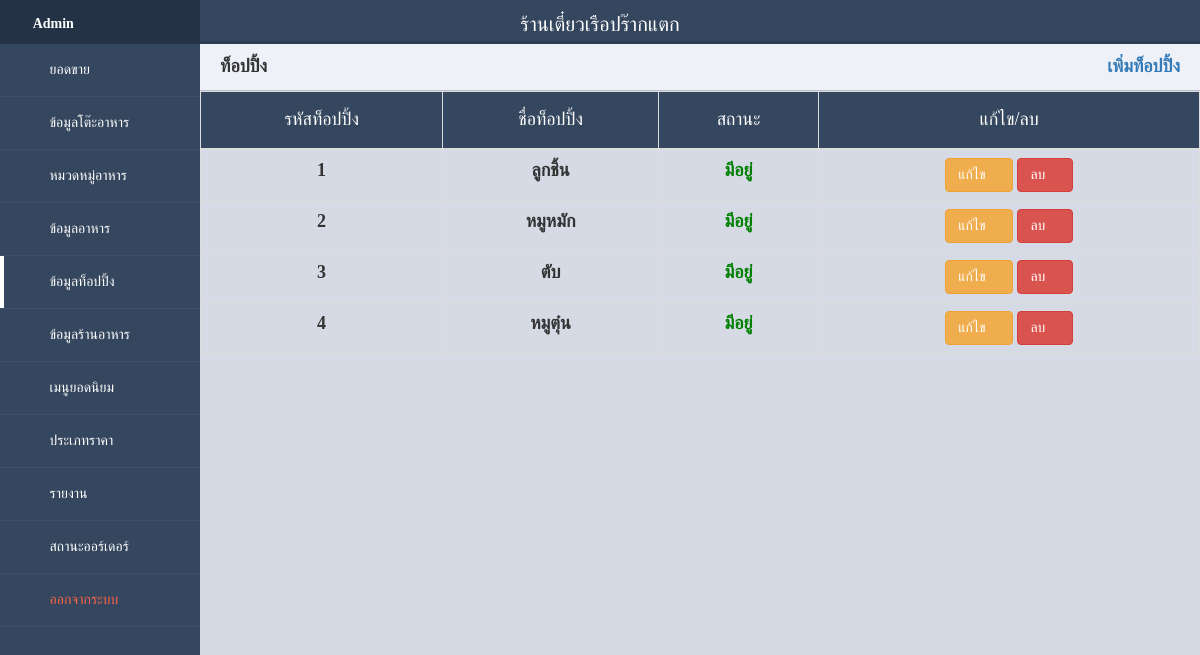
Page /admin/index.php?page=food_topping on the committed database.
### tables this page shows
CREATE TABLE `restaurant` (
  `id_restaurant` int(11) NOT NULL,
  `restaurant_name` varchar(100) NOT NULL,
  `restaurant_address` text NOT NULL,
  `restaurant_tel` varchar(10) NOT NULL,
  `restaurant_img` varchar(255) NOT NULL COMMENT 'รูปโลโก้ร้าน'
);

CREATE TABLE `food_topping` (
  `foodtopping_id` int(11) NOT NULL,
  `foodtopping_name` varchar(100) NOT NULL,
  `foodtopping_flag` int(1) NOT NULL
);

CREATE TABLE `foodflag_status` (
  `foodflagstatus_id` int(11) NOT NULL,
  `foodflagstatus_name` varchar(100) NOT NULL
);

### admin/food_topping.php (the view, shortened to what this page needs)
<div class="title">ท็อปปิ้ง <a href="?page=food_topping_new" class="right"><i class="fa fa-plus-circle" aria-hidden="true"></i> เพิ่มท็อปปิ้ง</a></div>
<table class="table table-hover table-bordered" id="example" width="100%">
    <thead style="background-color: #35475e">
    <tr>
        <th><h4>รหัสท็อปปิ้ง</h4></th>
        <th><h4>ชื่อท็อปปิ้ง</h4></th>
        <th><h4>สถานะ</h4></th>
        <th><h4>แก้ไข/ลบ</h4></th>
    </tr>
    </thead>
    <tbody align="center">
    <?php
		$sql="select * from food_topping inner join foodflag_status on (food_topping.foodtopping_flag=foodflag_status.foodflagstatus_id) ORDER BY foodtopping_id ASC";
		$result=$db->query($sql);
		while($row=$result->fetch_array(MYSQLI_BOTH)){
	?>
        <tr>
            <td><?=$row["foodtopping_id"]?></td>
            <td><?=$row["foodtopping_name"]?></td>
            <?php
            if($row["foodflagstatus_id"] == "1"){
            echo "<td><span style='color:green'>$row[foodflagstatus_name]</span></td>";
            }else if($row["foodflagstatus_id"] == "2"){
            echo "<td><span style='color:red'>$row[foodflagstatus_name]</span></td>";
            }else{
            echo "<td><span style='color:black'>ปิดใช้งาน</span></td>";
            }
            ?>
            <td>
            <form name="myForm" method="POST" action="?page=food_topping_delete">
            <a href="?page=food_topping_edit&foodtopping_id=<?=$row["foodtopping_id"];?>" title="แก้ไข"><span class="btn btn-warning" id="change"> <i class="fa fa-pencil-square-o" aria-hidden="true"></i></span></a>
                <button type="submit" onclick="deleteConfirmation()" class="btn btn-danger delete_data" title="ลบ" name="<?=$row["foodtopping_id"];?>" id="remove"> <i class="fa fa-trash" aria-hidden="true"></i></button>
                </form>
            </td>
        </tr>
        <?php
			}
		?>
    </tbody>
</table>

### admin/index.php (shortened to what this page needs)
<?php include("config.php"); ?>
<!DOCTYPE html>
<html>
	<head>
		<link rel="stylesheet" href="css/bootstrap.min.css">
		<link rel="stylesheet" href="css/main.css">
		<link rel="stylesheet" href="fonts/Mali.css">
		<link rel="stylesheet" href="fonts/font-awesome.min.css">
		<link rel="stylesheet" href="css/ionicons.min.css">
		<link rel="stylesheet" href="css/dataTables.main.css"/>
		<link rel="stylesheet" href="css/jquery.fancybox.min.css" media="screen">
	</head>
	<body>
		<div class="header">
			<?php
			$sql="select * from restaurant";
			$result=$db->query($sql);
			while($row=$result->fetch_array(MYSQLI_BOTH)){
			?>
			<div class="namestore"><?=$row["restaurant_name"]?></div>
			<?php
			}
			?>
		</div>
		<div class="side-nav">
			<div class="logo">
			<i class="fa fa-tachometer">
				<a href="index.php"></i> Admin</a>
			</div>
			<nav>
				<ul>
					<li <?php if($_GET['page']=="main") echo'class="active"'?>>
						<a href="index.php" title="ยอดขาย">
							<span><i class="fa fa-bar-chart"></i></span>
							<span>ยอดขาย</span>
						</a>
					</li>
					<li <?php if($_GET['page']=="datatable") echo'class="active"'?>
						<?php if($_GET['page']=="datatable_edit") echo'class="active"'?>>
						<a href="?page=datatable" title="ข้อมูลโต๊ะอาหาร">
							<span><i class="fa fa-table"></i></span>
							<span>ข้อมูลโต๊ะอาหาร</span>
						</a>
					</li>
					<li <?php if($_GET['page']=="foodcategory") echo'class="active"'?>
					<?php if($_GET['page']=="foodcategory_new") echo'class="active"'?>
					<?php if($_GET['page']=="foodcategory_edit") echo'class="active"'?>>
						<a href="?page=foodcategory" title="หมวดหมู่อาหาร">
							<span><i class="fa fa-th-list"></i></span>
							<span>หมวดหมู่อาหาร</span>
						</a>
					</li>
					<li <?php if($_GET['page']=="foodinformation") echo'class="active"'?>
					<?php if($_GET['page']=="foodinformation_new") echo'class="active"'?>
					<?php if($_GET['page']=="foodinformation_edit") echo'class="active"'?>>
						<a href="?page=foodinformation" title="ข้อมูลอาหาร">
							<span><i class="fa fa-th"></i></span>
							<span>ข้อมูลอาหาร</span>
						</a>
					</li>
					<li <?php if($_GET['page']=="food_topping") echo'class="active"'?>
					<?php if($_GET['page']=="food_topping_new") echo'class="active"'?>
					<?php if($_GET['page']=="food_topping_edit") echo'class="active"'?>>
						<a href="?page=food_topping" title="ข้อมูลอาหาร">
							<span><i class="fa fa-fort-awesome"></i></span>
							<span>ข้อมูลท็อปปิ้ง</span>
						</a>
					</li>
					<li <?php if($_GET['page']=="restaurant") echo'class="active"'?>
					<?php if($_GET['page']=="restaurant_edit") echo'class="active"'?>>
						<a href="?page=restaurant" title="ข้อมูลร้านอาหาร">
							<span><i class="fa fa-cogs"></i></span>
							<span>ข้อมูลร้านอาหาร</span>
						</a>
					</li>
					<li <?php if($_GET['page']=="popularmenu") echo'class="active"'?>>
						<a href="?page=popularmenu" title="เมนูยอดนิยม">
							<span><i class="fa fa-thumbs-up"></i></span>
							<span>เมนูยอดนิยม</span>
						</a>
					</li>
					<li <?php if($_GET['page']=="price_category") echo'class="active"'?>
					<?php if($_GET['page']=="price_category_edit") echo'class="active"'?>>
						<a href="?page=price_category" title="ประเภทราคา">
							<span><i class="fa fa-star-half-o"></i></span>
							<span>ประเภทราคา</span>
						</a>
					</li>
					<li <?php if($_GET['page']=="report") echo'class="active"'?>>
						<a href="?page=report" title="รายงาน">
							<span><i class="fa fa-line-chart"></i></span>
							<span>รายงาน</span>
						</a>
					</li>
					<li <?php if($_GET['page']=="orders") echo'class="active"'?>>
						<a href="?page=orders" title="ออร์เดอร์">
							<span><i class="fa fa-sort"></i></span>
							<span>สถานะออร์เดอร์</span>
						</a>
					</li>
					<li <?php if($_GET['page']=="logout") echo'class="active"'?>>
						<a href="?page=logout" title="ออกจากระบบ">
							<span><i class="fa fa-sign-out"></i></span>
							<span style="color: tomato;">ออกจากระบบ</span>
						</a>
					</li>
				</ul>
			</nav>
		</div>
		<div class="main-content">
		<?php
		if(@$_GET['fd'])
		$file=$_GET['fd']."/".$_GET['page'].".php";
		else
		$file=@$_GET['page'].".php";
		if(is_file($file)){
		require_once("$file");
		}
		else{
		require_once("main.php");
		}
		?>
		</div>
	</body>
</html>

### admin/css/main.css (style rules this page uses)
* { box-sizing: border-box; }
body { margin: 0; padding: 0; font-family: 'Mali', cursive; background-color: #d5dae5; -webkit-font-smoothing: antialiased; -moz-osx-font-smoothing: grayscale; }
.header { position: absolute; width: 100%; z-index: 3; height: 44px; background-color: #fff; border-bottom: 3px solid #2d3d51; }
th { color: #fff; text-align: center; font-size: 14px; }
td { font-size: 10px; font-weight: bold; }
#change::before { content: ""; }
#remove::before { content: ""; }
.namestore { margin-top: 10px; color: #233245; text-align: center; font-size: 20px; }
.logo { height: 44px; padding: 10px; font-weight: 700; }
.side-nav .logo { background-color: #233245; color: #fff; }
.logo i { font-size: 22px; }
.nav-trigger span, .nav-trigger span:before, span:after { width: 20px; height: 2px; background-color: #35475e; position: absolute; }
.side-nav { position: absolute; width: 100%; height: 110vh; background-color: #35475e; z-index: 1; display: none; }
.side-nav ul { margin: 0; padding: 0; }
.side-nav ul li { padding: 16px 16px; border-bottom: 1px solid #3c506a; position: relative; }
.side-nav ul li.active:before { content: ''; position: absolute; width: 4px; height: 100%; top: 0; left: 0; background-color: #fff; }
.side-nav ul li a { color: #fff; display: block; text-decoration: none; }
.side-nav ul li i { color: #0497df; min-width: 20px; text-align: center; }
.side-nav ul li span:nth-child(2) { margin-left: 10px; font-size: 14px; }
.main-content { padding: 40px; margin-top: 0; padding: 0; padding-top: 44px; height: 100%; overflow: scroll; }
.main-content .title { background-color: #eef1f7; border-bottom: 1px solid #b8bec9; padding: 10px 20px; font-weight: 700; color: #333; font-size: 18px; }
@media screen and (min-width: 600px) { th { color: #fff; text-align: center; font-size: 14px; } }
@media screen and (min-width: 600px) { td { font-size: 18px; font-weight: bold; } }
@media screen and (min-width: 600px) { #change::before { content: "แก้ไข"; } }
@media screen and (min-width: 600px) { #remove::before { content: "ลบ"; } }
@media screen and (min-width: 600px) { .namestore { margin-top: 10px; color: #fff; text-align: center; font-size: 20px; } }
@media screen and (min-width: 600px) { .header { background-color: #35475e; z-index: 1; } }
@media screen and (min-width: 600px) { .nav-trigger span, .nav-trigger span:before, span:after { background-color: #fff; } }
@media screen and (min-width: 600px) { .side-nav { position: fixed; display: block; width: 70px; z-index: 2; max-height: 100%; overflow-x: hidden; } }
@media screen and (min-width: 600px) { .side-nav ul li span:nth-child(2) { display: none; } }
@media screen and (min-width: 600px) { .side-nav .logo i { padding-left: 12px; } }
@media screen and (min-width: 600px) { .side-nav .logo a { display: none; text-decoration: none; color: #fff; } }
@media screen and (min-width: 600px) { .side-nav ul li i { font-size: 26px; } }
@media screen and (min-width: 600px) { .side-nav ul li a { text-align: center; } }
@media screen and (min-width: 600px) { .main-content { margin-left: 70px; } }
@media screen and (min-width: 800px) { th { color: #fff; text-align: center; font-size: 14px; } }
@media screen and (min-width: 800px) { td { font-size: 18px; font-weight: bold; } }
@media screen and (min-width: 800px) { .side-nav { width: 200px; } }
@media screen and (min-width: 800px) { .side-nav ul li span:nth-child(2) { display: inline-block; } }
@media screen and (min-width: 800px) { .side-nav ul li i { font-size: 16px; } }
@media screen and (min-width: 800px) { .side-nav ul li a { text-align: left; } }
@media screen and (min-width: 800px) { .side-nav .logo i { padding-left: 0; } }
@media screen and (min-width: 800px) { .side-nav .logo a { display: inline-block; text-decoration: none; color: #fff; } }
@media screen and (min-width: 800px) { .main-content { margin-left: 200px; } }

### admin/food_topping.php (style rules this page uses)
th { color: #fff; text-align: center; }
td { font-size: 18px; font-weight: bold; }
.title a { float:right; text-decoration: none; text-align: right; }

### rows in the picture
restaurant: restaurant_name "ร้านเตี๋ยวเรือปร๊ากแตก"
food_topping: foodtopping_id "1", foodtopping_name "ลูกชิ้น", foodflag_status.foodflagstatus_name "มีอยู่"
food_topping: foodtopping_id "2", foodtopping_name "หมูหมัก", foodflag_status.foodflagstatus_name "มีอยู่"
food_topping: foodtopping_id "3", foodtopping_name "ตับ", foodflag_status.foodflagstatus_name "มีอยู่"
food_topping: foodtopping_id "4", foodtopping_name "หมูตุ๋น", foodflag_status.foodflagstatus_name "มีอยู่"
